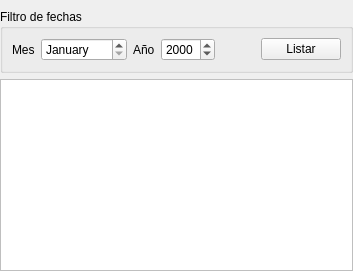
            <widget class="QWidget" name="tab_2">
             <attribute name="title">
              <string>Por Mes</string>
             </attribute>
             <layout class="QVBoxLayout" name="verticalLayout_2">
              <property name="leftMargin">
               <number>0</number>
              </property>
              <property name="topMargin">
               <number>9</number>
              </property>
              <property name="rightMargin">
               <number>0</number>
              </property>
              <property name="bottomMargin">
               <number>0</number>
              </property>
              <item>
               <widget class="QGroupBox" name="groupBox_2">
                <property name="title">
                 <string>Filtro de fechas</string>
                </property>
                <layout class="QHBoxLayout" name="horizontalLayout_20">
                 <item>
                  <layout class="QHBoxLayout" name="horizontalLayout_21">
                   <item>
                    <widget class="QLabel" name="label_7">
                     <property name="text">
                      <string>Mes</string>
                     </property>
                    </widget>
                   </item>
                   <item>
                    <widget class="QDateEdit" name="deMesMes">
                     <property name="displayFormat">
                      <string>MMMM</string>
                     </property>
                     <property name="calendarPopup">
                      <bool>false</bool>
                     </property>
                    </widget>
                   </item>
                   <item>
                    <widget class="QLabel" name="label_12">
                     <property name="text">
                      <string>Año</string>
                     </property>
                    </widget>
                   </item>
                   <item>
                    <widget class="QDateEdit" name="deMesAnio">
                     <property name="displayFormat">
                      <string>yyyy</string>
                     </property>
                    </widget>
                   </item>
                   <item>
                    <spacer name="horizontalSpacer_5">
                     <property name="orientation">
                      <enum>Qt::Horizontal</enum>
                     </property>
                     <property name="sizeHint" stdset="0">
                      <size>
                       <width>40</width>
                       <height>20</height>
                      </size>
                     </property>
                    </spacer>
                   </item>
                   <item>
                    <widget class="QPushButton" name="btListarPorMes">
                     <property name="text">
                      <string>Listar</string>
                     </property>
                    </widget>
                   </item>
                  </layout>
                 </item>
                </layout>
               </widget>
              </item>
              <item>
               <widget class="QTableWidget" name="twMes">
                <property name="font">
                 <font>
                  <family>Ubuntu,Helvetica,sans-serif</family>
                 </font>
                </property>
                <property name="styleSheet">
                 <string notr="true">QHeaderView::section {
border-radius: 3px;
padding: 2px 4px 2px 4px;

/* Fuente */
color: #3A3939;
text-align: left;
font-family: Ubuntu, Helvetica, sans-serif;

background-color:rgb(244, 244, 244);
/*qlineargradient(spread:reflect, x1:1, y1:1, x2:1, y2:0, stop:0 rgba(240, 240, 240, 255), stop:0.509174 rgba(250, 250, 250, 255), stop:0.963303 rgba(255, 255, 255, 255));*/
/* Bordes */
border-bottom: 1px solid #E3E3E3;
border-top: 1px solid #FFFFFF;
padding:6px;
border-top-left-radius: 0px;

}

QTableWidget{
font-family: Ubuntu, Helvetica, sans-serif;
/*font-size: 12px;*/
text-align: left;

border: 1px solid #BFBFBF;

}</string>
                </property>
                <property name="frameShape">
                 <enum>QFrame::Box</enum>
                </property>
                <property name="lineWidth">
                 <number>0</number>
                </property>
                <property name="editTriggers">
                 <set>QAbstractItemView::AnyKeyPressed</set>
                </property>
                <property name="alternatingRowColors">
                 <bool>true</bool>
                </property>
                <property name="selectionMode">
                 <enum>QAbstractItemView::SingleSelection</enum>
                </property>
                <property name="selectionBehavior">
                 <enum>QAbstractItemView::SelectRows</enum>
                </property>
                <property name="textElideMode">
                 <enum>Qt::ElideLeft</enum>
                </property>
                <property name="verticalScrollMode">
                 <enum>QAbstractItemView::ScrollPerItem</enum>
                </property>
                <property name="horizontalScrollMode">
                 <enum>QAbstractItemView::ScrollPerItem</enum>
                </property>
                <property name="showGrid">
                 <bool>true</bool>
                </property>
                <property name="gridStyle">
                 <enum>Qt::NoPen</enum>
                </property>
                <property name="sortingEnabled">
                 <bool>true</bool>
                </property>
                <property name="wordWrap">
                 <bool>true</bool>
                </property>
                <property name="cornerButtonEnabled">
                 <bool>false</bool>
                </property>
                <attribute name="horizontalHeaderVisible">
                 <bool>false</bool>
                </attribute>
                <attribute name="horizontalHeaderHighlightSections">
                 <bool>true</bool>
                </attribute>
                <attribute name="horizontalHeaderShowSortIndicator" stdset="0">
                 <bool>true</bool>
                </attribute>
                <attribute name="horizontalHeaderStretchLastSection">
                 <bool>true</bool>
                </attribute>
                <attribute name="verticalHeaderVisible">
                 <bool>false</bool>
                </attribute>
                <attribute name="verticalHeaderCascadingSectionResizes">
                 <bool>true</bool>
                </attribute>
                <attribute name="verticalHeaderDefaultSectionSize">
                 <number>24</number>
                </attribute>
                <attribute name="verticalHeaderHighlightSections">
                 <bool>false</bool>
                </attribute>
                <attribute name="verticalHeaderShowSortIndicator" stdset="0">
                 <bool>false</bool>
                </attribute>
                <attribute name="verticalHeaderStretchLastSection">
                 <bool>false</bool>
                </attribute>
               </widget>
              </item>
             </layout>
            </widget>
